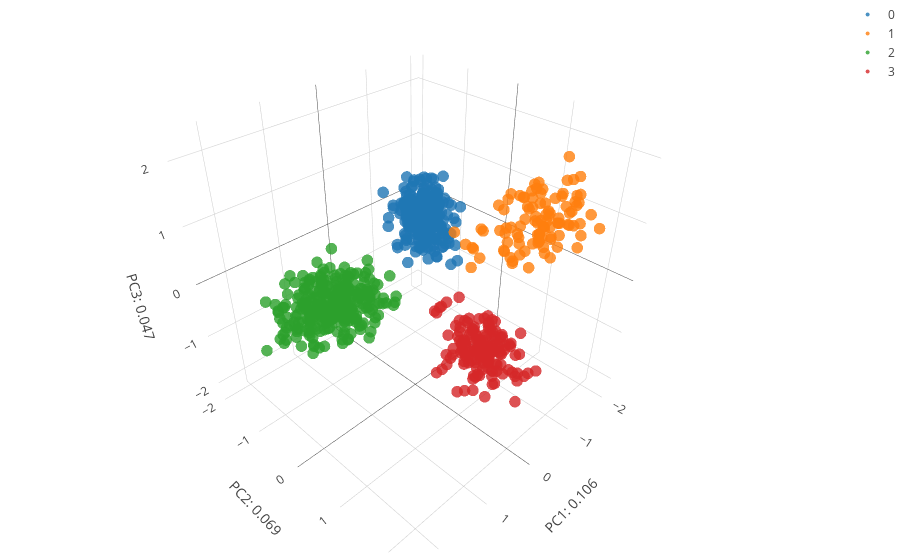

Notebook cell for this chart:
### Code cell
## lets visualize the result now:

fig_data= [go.Scatter3d(
        x = features[[x for x in range(sum(Sizes)) if labels[x] == i],0],
        y = features[[x for x in range(sum(Sizes)) if labels[x] == i],1],
        z = features[[x for x in range(sum(Sizes)) if labels[x] == i],2],
        type='scatter3d',
        mode= "markers",
        marker= {
        'line': {'width': 0},
        'size': 4,
        'symbol': 'circle',
      "opacity": .8
      },
      name= str(i)
    ) for i in range(N_pops)]


layout = go.Layout(
    margin=dict(
        l=0,
        r=0,
        b=0,
        t=0
    ),
    scene= Scene(
    yaxis=dict(
        title='PC2: {}'.format(round(var_comps[1],3))),
    xaxis=dict(
    title= 'PC1: {}'.format(round(var_comps[0],3))),
    zaxis=dict(
    title= 'PC3: {}'.format(round(var_comps[2],3))))
)

fig = go.Figure(data=fig_data, layout=layout)
iplot(fig)

### Figure 1 — Plotly figure (JSON) as saved in the notebook; plotly's stock layout.template omitted (floating-point values rounded to 4 significant figures; data arrays with more than 128 entries replaced by an {"elided": "..."} marker saying what was removed)
{"data": [{"marker": {"line": {"width": 0}, "opacity": 0.8, "size": 4, "symbol": "circle"}, "mode": "markers", "name": "0", "type": "scatter3d", "x": {"elided": "250 float values"}, "y": {"elided": "250 float values"}, "z": {"elided": "250 float values"}}, {"marker": {"line": {"width": 0}, "opacity": 0.8, "size": 4, "symbol": "circle"}, "mode": "markers", "name": "1", "type": "scatter3d", "x": [-0.8697, -0.9694, -0.9917, -0.6592, -0.5479, -0.4683, -0.5701, -1.095, 0.03833, -0.8364, -1.113, -0.5294, -0.1739, -0.9624, -0.9817, -0.8672, -0.5174, -0.5524, -0.5244, 0.01704, -1.057, -0.2507, -0.4183, -1.095, -1.192, -0.8168, 0.3, -0.6203, -0.8361, -0.8532, -0.6888, -0.8451, -0.7919, -0.6632, -0.3282, -0.3166, -0.7945, -0.7206, -0.461, -0.8237, -0.3131, -0.8127, -0.7909, -0.5932, -0.07349, -0.5527, -0.7456, -0.1321, -0.3669, -0.6434, -0.131, -0.7245, -0.6599, -0.6932, -0.4993, -0.6897, -0.8181, -0.3105, -0.4613, -0.06638, -0.5734, -0.8639, -0.6095, -1.033, -0.4792, -0.8102, -0.8217, -0.7243, -0.6077, -0.6374, -0.7872, -0.3664, -0.5045, -0.6925, -0.5862, -0.2225, -0.4438, -0.6801, -0.9486, -0.2901, -0.9672, -0.3429, -0.5417, -0.7247, -0.4219, -0.6437, -0.8866, -0.4838, -0.5808, -0.346, -0.5774, -0.5909, -0.7242, -0.4479, -0.6512, -0.8414, -0.488, -0.5984, 0.2911, -0.2633], "y": [1.541, 1.802, 1.41, 1.693, 1.669, 2.141, 1.491, 2.305, 1.135, 1.524, 2.141, 1.832, 1.423, 1.801, 1.565, 1.994, 1.132, 1.32, 2.024, 1.94, 1.975, 1.507, 1.295, 1.91, 1.758, 1.27, 1.013, 2.006, 1.786, 1.356, 1.717, 1.857, 1.873, 2.194, 1.56, 1.64, 1.768, 1.907, 1.724, 1.727, 1.388, 2.083, 1.469, 1.353, 1.189, 2.032, 1.535, 0.975, 1.977, 1.69, 1.368, 2.236, 1.729, 1.846, 1.276, 1.332, 2.014, 0.9677, 1.855, 1.918, 1.182, 1.818, 1.664, 1.511, 1.489, 1.704, 2.166, 1.763, 1.609, 1.54, 1.689, 1.386, 1.813, 1.661, 1.524, 1.441, 1.822, 1.496, 1.458, 0.9882, 1.976, 1.862, 2.157, 1.403, 2.013, 1.373, 2.01, 1.889, 1.73, 1.516, 1.349, 1.179, 1.536, 1.52, 2.176, 2.194, 2.191, 1.977, 1.319, 0.7393], "z": [0.8584, 1.881, 1.543, 1.043, 1.044, 1.827, 1.34, 1.318, 0.9872, 1.488, 1.452, 1.356, 1.616, 1.052, 1.163, 1.54, 1.035, 0.6609, 1.52, 1.307, 1.709, 1.356, 1.62, 1.93, 1.798, 1.494, 1.307, 1.111, 0.7396, 1.607, 1.269, 2.273, 1.784, 1.824, 1.242, 0.9591, 1.673, 1.787, 1.455, 1.211, 0.9004, 1.684, 1.709, 1.633, 1.24, 1.509, 1.327, 0.86, 1.67, 1.374, 1.674, 1.156, 1.287, 1.13, 1.664, 0.9346, 1.363, 1.076, 1.253, 2.197, 0.9886, 1.37, 1.338, 1.234, 1.703, 0.7868, 1.447, 1.478, 0.5993, 1.515, 0.8893, 1.021, 1.731, 1.062, 1.501, 0.9848, 1.3, 1.618, 1.636, 0.6181, 1.727, 1.357, 1.713, 1.433, 1.354, 1.152, 1.681, 1.657, 1.21, 0.789, 0.5644, 1.063, 1.844, 1.023, 1.493, 1.272, 1.583, 1.471, 0.8956, 0.7463]}, {"marker": {"line": {"width": 0}, "opacity": 0.8, "size": 4, "symbol": "circle"}, "mode": "markers", "name": "2", "type": "scatter3d", "x": {"elided": "300 float values"}, "y": {"elided": "300 float values"}, "z": {"elided": "300 float values"}}, {"marker": {"line": {"width": 0}, "opacity": 0.8, "size": 4, "symbol": "circle"}, "mode": "markers", "name": "3", "type": "scatter3d", "x": {"elided": "150 float values"}, "y": {"elided": "150 float values"}, "z": {"elided": "150 float values"}}], "layout": {"margin": {"b": 0, "l": 0, "r": 0, "t": 0}, "scene": {"xaxis": {"title": "PC1: 0.106"}, "yaxis": {"title": "PC2: 0.069"}, "zaxis": {"title": "PC3: 0.047"}}}}
